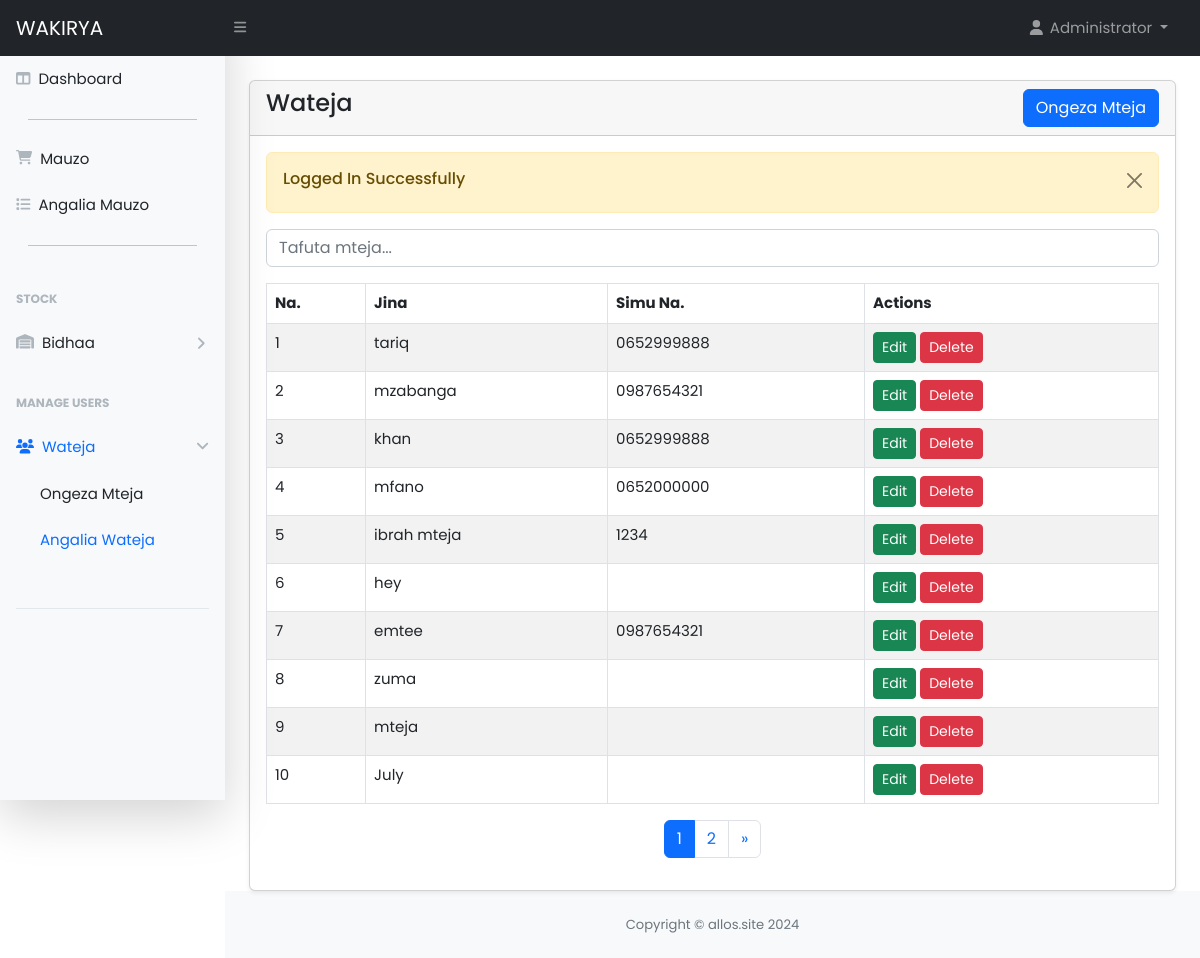
/user/customers.php (signed in), run on the app's committed database.
### tables this page shows
CREATE TABLE `customers` (
  `id` int(11) NOT NULL,
  `name` varchar(255) NOT NULL,
  `email` varchar(255) DEFAULT NULL,
  `phone` varchar(255) DEFAULT NULL,
  `status` tinyint(1) DEFAULT 0 COMMENT '0=visible,1=hidden',
  `created_at` date NOT NULL DEFAULT current_timestamp()
);

### user/customers.php (the view, shortened to what this page needs)
<?php include('includes/header.php'); ?>
<div class="container-fluid px-4">
    <div class="card mt-4 shadow-sm">
        <div class="card-header">
            <h4 class="mb-0">Wateja
                <a href="customers-create.php" class="btn btn-primary float-end">Ongeza Mteja</a>
            </h4>
        </div>
        <div class="card-body">
            <?php alertMessage(); ?>
            <?php
            $limit = 10;
            $page = isset($_GET['page']) ? $_GET['page'] : 1;
            $start = ($page - 1) * $limit;
            $countQuery = "SELECT COUNT(*) as total FROM customers";
            $countResult = mysqli_query($conn, $countQuery);
            $customerCount = mysqli_fetch_assoc($countResult)['total'];
            $totalPages = ceil($customerCount / $limit);
            $query = "SELECT * FROM customers LIMIT $start, $limit";
            $customers = mysqli_query($conn, $query);
            ?>
            <div class="mb-3">
                <input type="text" id="customerSearch" class="form-control" placeholder="Tafuta mteja...">
            </div>
            <?php if (mysqli_num_rows($customers) > 0) { ?>
                <div class="table-responsive">
                    <table class="table table-striped table-bordered" id="customerTable">
                        <thead>
                            <tr>
                                <th>Na.</th>
                                <th>Jina</th>
                                <th>Simu Na.</th>
                                <th>Actions</th>
                            </tr>
                        </thead>
                        <tbody>
                            <?php
                            $i = $start + 1;
                            foreach ($customers as $item) : ?>
                                <tr>
                                    <td><?= $i++ ?></td>
                                    <td><?= $item['name'] ?></td>
                                    <td><?= $item['phone'] ?></td>
                                    <td>
                                        <a href="customers-edit.php?id=<?= $item['id']; ?>" class="btn btn-success btn-sm">Edit</a>
                                        <a href="customers-delete.php?id=<?= $item['id']; ?>" class="btn btn-danger btn-sm" onclick="return confirm('Are you sure you want to delete this data?')">Delete</a>
                                    </td>
                                </tr>
                            <?php endforeach; ?>
                        </tbody>
                    </table>
                </div>
                <nav aria-label="Page navigation example">
                    <ul class="pagination justify-content-center">
                        <?php for ($i = 1; $i <= $totalPages; $i++): ?>
                            <li class="page-item <?= ($i == $page) ? 'active' : '' ?>">
                                <a class="page-link" href="?page=<?= $i; ?>"><?= $i; ?></a>
                            </li>
                        <?php endfor; ?>
                        <?php if ($page < $totalPages): ?>
                            <li class="page-item">
                                <a class="page-link" href="?page=<?= $page + 1 ?>" aria-label="Next">
                                    <span aria-hidden="true">&raquo;</span>
                                </a>
                            </li>
                        <?php endif; ?>
                    </ul>
                </nav>
            <?php } else { ?>
                <h4 class="mb-0">No Record found</h4>
            <?php } ?>
        </div>
    </div>
</div>
<?php include('includes/footer.php'); ?>

### user/includes/header.php (shortened to what this page needs)
<?php
require '../config/function.php';
?>
<!DOCTYPE html>
<html lang="en">
<head>
    <link href="https://cdn.jsdelivr.net/npm/simple-datatables@7.1.2/dist/style.min.css" rel="stylesheet" />
    <link href="assets/css/styles.css" rel="stylesheet" />
    <link href="https://cdn.jsdelivr.net/npm/select2@4.1.0-rc.0/dist/css/select2.min.css" rel="stylesheet" />
    <link rel="stylesheet" href="//cdn.jsdelivr.net/npm/alertifyjs@1.13.1/build/css/alertify.min.css" />
    <link rel="stylesheet" href="//cdn.jsdelivr.net/npm/alertifyjs@1.13.1/build/css/themes/default.min.css" />
    <link href="assets/css/custom.css" rel="stylesheet" />
</head>
<body class="sb-nav-fixed" style="font-family: 'Poppins', sans-serif; font-size: 15px; ">
    <?php include('navbar.php'); ?>
    <div id="layoutSidenav">
        <?php include('sidebar.php'); ?>
        <div id="layoutSidenav_content">
            <main>

### user/includes/navbar.php (shortened to what this page needs)
<nav class="sb-topnav navbar navbar-expand navbar-dark bg-dark">
    <a class="navbar-brand ps-3" href="index.php">WAKIRYA
    </a>
    <button class="btn btn-link btn-sm order-1 order-lg-0 me-4 me-lg-0" id="sidebarToggle" href="#!"><i class="fas fa-bars"></i></button>
    <ul class="navbar-nav ms-auto ms-md-0 me-3 me-lg-4">
        <li class="nav-item dropdown">
            <a class="nav-link dropdown-toggle" id="navbarDropdown" href="#" role="button" data-bs-toggle="dropdown" aria-expanded="false">
                <i class="fas fa-user fa-fw"></i>
                <?= $_SESSION['loggedInUser']['name']; ?>
            </a>
        </li>
    </ul>
</nav>

### user/includes/sidebar.php (shortened to what this page needs)
<?php
$page = substr($_SERVER['SCRIPT_NAME'], strrpos($_SERVER['SCRIPT_NAME'], "/") + 1);
?>
<div id="layoutSidenav_nav" class="sidebar-css">
    <nav class="sb-sidenav accordion sb-sidenav-light shadow-lg" id="sidenavAccordion">
        <div class="sb-sidenav-menu">
            <div class="nav">
                <a class="nav-link <?= $page == 'index.php' ? 'active' : ''; ?>" href="index.php">
                    <div class="sb-nav-link-icon"><i class="fas fa-columns"></i></div>
                    Dashboard
                </a>
                <div class="w-75 mx-auto">
                    <hr>
                </div>
                <a class="nav-link <?= $page == 'order-create.php' ? 'active' : ''; ?>"
                    href="order-create.php">
                    <div class="sb-nav-link-icon"><i class="fas fa-cart-shopping"></i></div>
                    Mauzo
                </a>
                <a class="nav-link <?= $page == 'orders.php' ? 'active' : ''; ?>" href="orders.php">
                    <div class="sb-nav-link-icon"><i class="fas fa-list"></i></div>
                    Angalia Mauzo
                </a>
                <div class="w-75 mx-auto">
                    <hr>
                </div>
                <div class="sb-sidenav-menu-heading">STOCK</div>
                <a class="nav-link <?= ($page == 'products-create.php') || ($page == 'products.php') ? 'collapse active' : 'collapsed'; ?>" href="#"
                    data-bs-toggle="collapse"
                    data-bs-target="#collapseProduct" aria-expanded="false" aria-controls="collapseProduct">
                    <div class="sb-nav-link-icon"><i class="fas fa-warehouse"></i></div>
                    Bidhaa
                    <div class="sb-sidenav-collapse-arrow"><i class="fas fa-angle-down"></i></div>
                </a>
                <div class="sb-sidenav-menu-heading">Manage Users</div>
                <a class="nav-link <?= ($page == 'customers-create.php') || ($page == 'customers.php') ? 'collapse active' : 'collapsed'; ?>" href="#"
                    data-bs-toggle="collapse"
                    data-bs-target="#collapseCustomer"
                    aria-expanded="false" aria-controls="collapseCustomer">
                    <div class="sb-nav-link-icon"><i class="fas fa-users"></i></div>
                    Wateja
                    <div class="sb-sidenav-collapse-arrow"><i class="fas fa-angle-down"></i></div>
                </a>
                <div class="collapse <?= ($page == 'customers-create.php') || ($page == 'customers.php') ? 'show' : ''; ?>" id="collapseCustomer" aria-labelledby="headingOne" data-bs-parent="#sidenavAccordion">
                    <nav class="sb-sidenav-menu-nested nav">
                        <a class="nav-link <?= $page == 'customers-create.php' ? 'active' : ''; ?>" href="customers-create.php">Ongeza Mteja</a>
                        <a class="nav-link <?= $page == 'customers.php' ? 'active' : ''; ?>" href="customers.php">Angalia Wateja</a>
                    </nav>
                </div>
                <div class="sb-sidenav-menu-heading ,mb-0">
                    <hr>
                </div>
            </div>
        </div>
    </nav>
</div>

### config/function.php (shortened to what this page needs)
<?php
function alertMessage()
{
    if (isset($_SESSION['status'])) {
        echo '<div class="alert alert-warning alert-dismissible fade show" role="alert">
            <h6>' . $_SESSION['status'] . '</h6>
            <button type="button" class="btn-close" data-bs-dismiss="alert" aria-label="Close"></button>
        </div>';
    }
}

### user/includes/footer.php (shortened to what this page needs)
</main>
<footer class="py-4 bg-light mt-auto">
    <div class="container-fluid px-4">
        <div class="d-flex align-items-center justify-content-center small">
            <div class="text-muted">Copyright &copy; allos.site 2024</div>
        </div>
    </div>
</footer>
</div>
</div>
</body>
</html>

### user/assets/css/custom.css (style rules this page uses)
.sidebar-css { background-color: red; }

### data on the page
customers: name "tariq", phone "0652999888"
customers: name "mzabanga", phone "0987654321"
customers: name "khan", phone "0652999888"
customers: name "mfano", phone "0652000000"
customers: name "ibrah mteja", phone "1234"
customers: name "hey"
customers: name "emtee", phone "0987654321"
customers: name "zuma"
customers: name "mteja"
customers: name "July"

### other printed values
$_SESSION['loggedInUser']['name'] "Administrator"
$_SESSION['status'] "Logged In Successfully"
